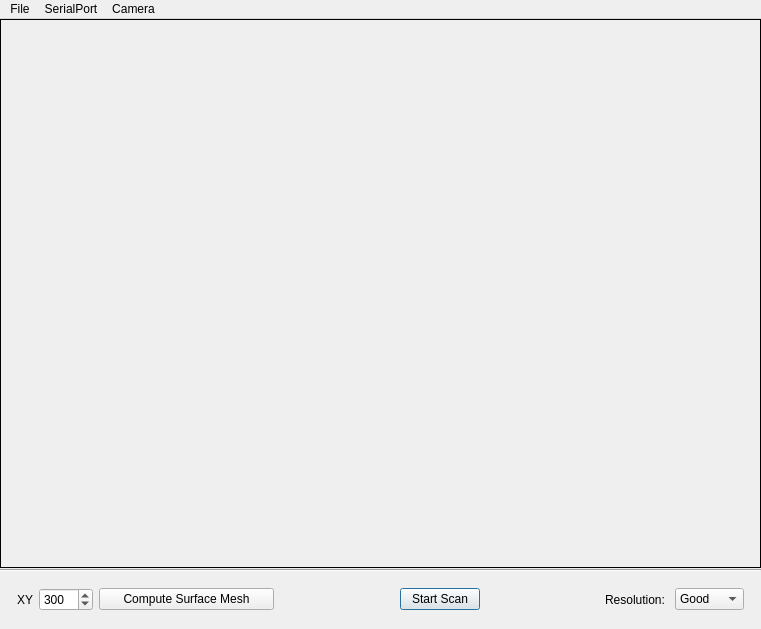
<?xml version="1.0" encoding="UTF-8"?>
<ui version="4.0">
 <class>MainWindow</class>
 <widget class="QMainWindow" name="MainWindow">
  <property name="geometry">
   <rect>
    <x>0</x>
    <y>0</y>
    <width>761</width>
    <height>629</height>
   </rect>
  </property>
  <property name="windowTitle">
   <string>FabScan</string>
  </property>
  <property name="autoFillBackground">
   <bool>false</bool>
  </property>
  <property name="styleSheet">
   <string notr="true"/>
  </property>
  <widget class="QWidget" name="centralWidget">
   <layout class="QVBoxLayout" name="verticalLayout">
    <property name="spacing">
     <number>1</number>
    </property>
    <property name="leftMargin">
     <number>0</number>
    </property>
    <property name="topMargin">
     <number>0</number>
    </property>
    <property name="rightMargin">
     <number>0</number>
    </property>
    <property name="bottomMargin">
     <number>0</number>
    </property>
    <item>
     <widget class="MainWidget" name="widget" native="true">
      <property name="sizePolicy">
       <sizepolicy hsizetype="Expanding" vsizetype="Expanding">
        <horstretch>0</horstretch>
        <verstretch>0</verstretch>
       </sizepolicy>
      </property>
      <property name="cursor">
       <cursorShape>OpenHandCursor</cursorShape>
      </property>
      <property name="autoFillBackground">
       <bool>false</bool>
      </property>
      <property name="styleSheet">
       <string notr="true">border: 1px solid black</string>
      </property>
     </widget>
    </item>
    <item>
     <widget class="Line" name="line">
      <property name="orientation">
       <enum>Qt::Horizontal</enum>
      </property>
     </widget>
    </item>
    <item>
     <layout class="QHBoxLayout" name="horizontalLayout">
      <property name="spacing">
       <number>6</number>
      </property>
      <property name="leftMargin">
       <number>17</number>
      </property>
      <property name="topMargin">
       <number>15</number>
      </property>
      <property name="rightMargin">
       <number>17</number>
      </property>
      <property name="bottomMargin">
       <number>18</number>
      </property>
      <item>
       <widget class="QLabel" name="label_2">
        <property name="text">
         <string>XY</string>
        </property>
       </widget>
      </item>
      <item>
       <widget class="QSpinBox" name="spinBox_x">
        <property name="maximum">
         <number>1280</number>
        </property>
        <property name="value">
         <number>300</number>
        </property>
       </widget>
      </item>
      <item>
       <widget class="QPushButton" name="toggleViewButton">
        <property name="minimumSize">
         <size>
          <width>175</width>
          <height>0</height>
         </size>
        </property>
        <property name="maximumSize">
         <size>
          <width>175</width>
          <height>16777215</height>
         </size>
        </property>
        <property name="focusPolicy">
         <enum>Qt::NoFocus</enum>
        </property>
        <property name="text">
         <string>Compute Surface Mesh</string>
        </property>
       </widget>
      </item>
      <item>
       <spacer name="horizontalSpacer_2">
        <property name="orientation">
         <enum>Qt::Horizontal</enum>
        </property>
        <property name="sizeHint" stdset="0">
         <size>
          <width>40</width>
          <height>20</height>
         </size>
        </property>
       </spacer>
      </item>
      <item>
       <widget class="QPushButton" name="scanButton">
        <property name="focusPolicy">
         <enum>Qt::StrongFocus</enum>
        </property>
        <property name="text">
         <string>Start Scan</string>
        </property>
        <property name="default">
         <bool>true</bool>
        </property>
       </widget>
      </item>
      <item>
       <spacer name="horizontalSpacer">
        <property name="orientation">
         <enum>Qt::Horizontal</enum>
        </property>
        <property name="sizeHint" stdset="0">
         <size>
          <width>40</width>
          <height>20</height>
         </size>
        </property>
       </spacer>
      </item>
      <item>
       <widget class="QLabel" name="label">
        <property name="text">
         <string>Resolution: </string>
        </property>
       </widget>
      </item>
      <item>
       <widget class="QComboBox" name="resolutionComboBox">
        <property name="focusPolicy">
         <enum>Qt::TabFocus</enum>
        </property>
        <property name="currentText">
         <string>Good</string>
        </property>
        <property name="currentIndex">
         <number>1</number>
        </property>
        <item>
         <property name="text">
          <string>Best</string>
         </property>
        </item>
        <item>
         <property name="text">
          <string>Good</string>
         </property>
        </item>
        <item>
         <property name="text">
          <string>Normal</string>
         </property>
        </item>
        <item>
         <property name="text">
          <string>Poor</string>
         </property>
        </item>
       </widget>
      </item>
     </layout>
    </item>
   </layout>
  </widget>
  <widget class="QMenuBar" name="menuBar">
   <property name="geometry">
    <rect>
     <x>0</x>
     <y>0</y>
     <width>761</width>
     <height>23</height>
    </rect>
   </property>
   <property name="defaultUp">
    <bool>true</bool>
   </property>
   <widget class="QMenu" name="menuSerialPort">
    <property name="title">
     <string>SerialPort</string>
    </property>
    <addaction name="actionPort1"/>
   </widget>
   <widget class="QMenu" name="menuCamera">
    <property name="title">
     <string>Camera</string>
    </property>
   </widget>
   <widget class="QMenu" name="menuFile">
    <property name="title">
     <string>File</string>
    </property>
   </widget>
   <addaction name="menuFile"/>
   <addaction name="menuSerialPort"/>
   <addaction name="menuCamera"/>
  </widget>
  <action name="actionPort1">
   <property name="text">
    <string>blablabla</string>
   </property>
  </action>
  <action name="actionOpenPointCloud">
   <property name="text">
    <string>Open PointCloud...</string>
   </property>
  </action>
 </widget>
 <layoutdefault spacing="6" margin="11"/>
 <customwidgets>
  <customwidget>
   <class>MainWidget</class>
   <extends>QWidget</extends>
   <header>mainwidget.h</header>
   <container>1</container>
  </customwidget>
 </customwidgets>
 <resources/>
 <connections/>
</ui>
